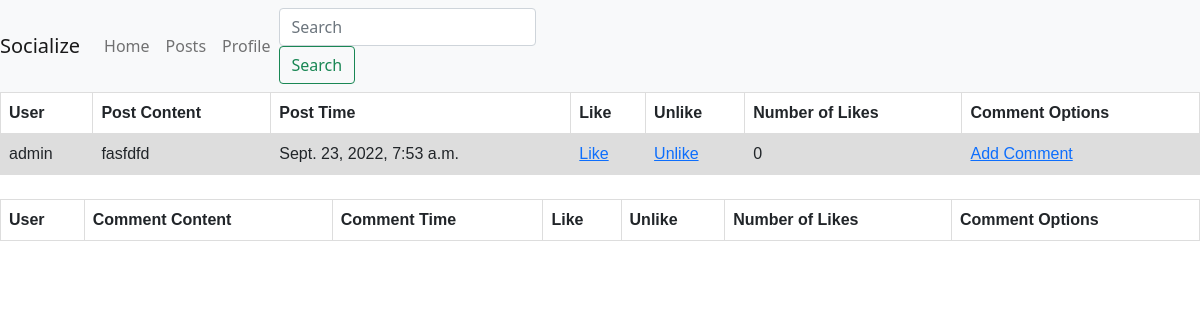
Page /commentpost/1 on the earlier database version.
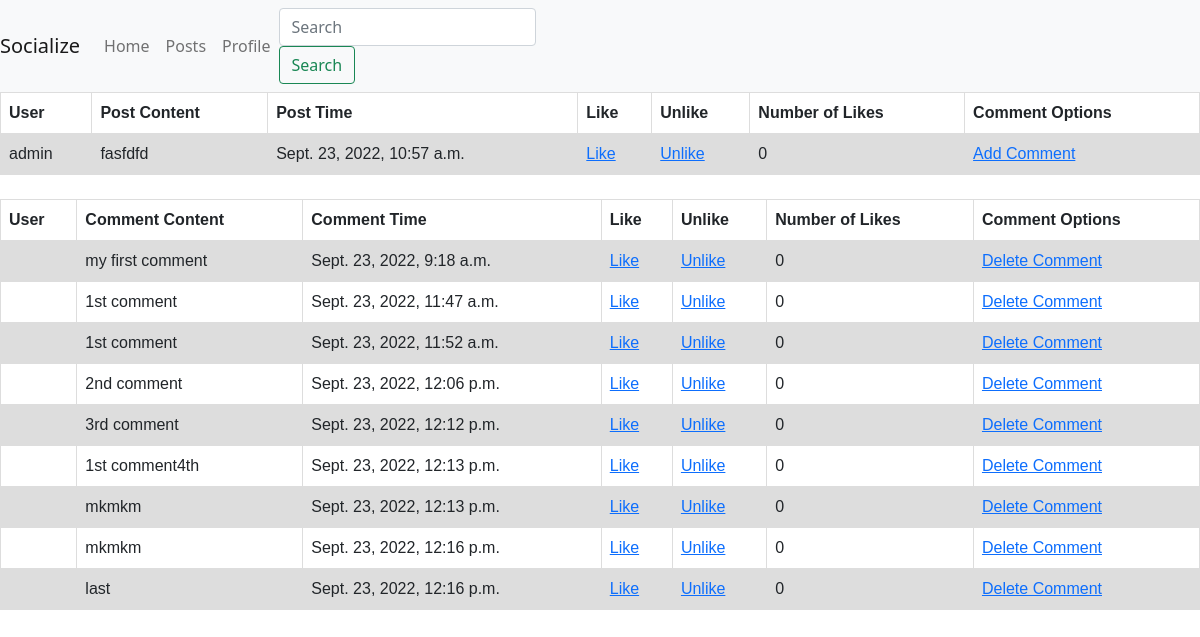
Same page on the later database version.
### socialize_app/models.py (models this page shows)
class Post(models.Model):
    user = models.ForeignKey(User, on_delete=models.CASCADE)
    postContent = models.TextField()
    noOfLikes = models.IntegerField(default=0)
    postTime = models.DateTimeField(verbose_name='Post Date', auto_now=True)

class User(AbstractUser):
    GENDER = (
        ('M', 'Male'),
        ('F', 'Female'),
        ('R', 'Rather not say'),
    )
    RELATIONSHIP_STATUS = (
        ('I', 'In Relationship'),
        ('N', 'No Relationship'),
    )
    phoneNumber = models.CharField(max_length=20)
    gender = models.CharField(max_length=1, choices=GENDER)
    relationshipStatus = models.CharField(max_length=1, choices=RELATIONSHIP_STATUS)
    address = models.TextField()
    workDesignation = models.CharField(max_length=50)
    friends = models.ManyToManyField(
        'self', through='Friendship', symmetrical=False,
        related_name='friend', blank=True
        )

class Comment(models.Model):
    post = models.ForeignKey(Post, on_delete=models.CASCADE)
    commentContent = models.TextField()
    commentTime = models.DateTimeField(verbose_name='Comment Date', auto_now=True)

### socialize_app/views.py (the view)
# urls.py: path('commentpost/<slug:pk>', views.commentPost, name='commentpost'),
def commentPost(request, pk):
    post = Post.objects.get(id = pk)
    comment = post.comment_set.all()
    context = {'post': post, 'comment': comment}
    return render(request, 'postthread.html', context)

### socialize_app/templates/postthread.html (shortened to what this page needs)
<!DOCTYPE html>
<html>
<head>
<link href="https://cdn.jsdelivr.net/npm/bootstrap@5.0.2/dist/css/bootstrap.min.css" rel="stylesheet">
</head>
<body>
  <nav class="navbar navbar-expand-lg navbar-light bg-light">
    <a class="navbar-brand" href="#">Socialize</a>
    <div class="collapse navbar-collapse" id="navbarSupportedContent">
      <ul class="navbar-nav mr-auto">
        <li class="nav-item active">
          <a class="nav-link" href="/home/">Home</a>
        </li>
        <li class="nav-item">
          <a class="nav-link" href="/showpost/">Posts</a>
        </li>
        <li class="nav-item">
          <a class="nav-link" href="/profile/">Profile</a>
        </li>
      </ul>
      <form class="form-inline my-2 my-lg-0">
        <input class="form-control mr-sm-2" type="search" placeholder="Search" aria-label="Search">
        <button class="btn btn-outline-success my-2 my-sm-0" type="submit">Search</button>
      </form>
    </div>
  </nav>
  <table>
    <tr>
      <th>User</th>
      <th>Post Content</th>
      <th>Post Time</th>
      <th>Like</th>
      <th>Unlike</th>
      <th>Number of Likes</th>
      <th>Comment Options</th>
    </tr>
    <tr>
        <td>{{post.user}}</td>
        <td>{{post.postContent}}</td>
        <td>{{post.postTime}}</td>
        <td><a href='{% url "likepost" post.id %}'>Like</a></td>
        <td><a href='{% url "unlike" post.id %}'>Unlike</a></td>
        <td>{{post.noOfLikes}}</td>
        <td><a href='{% url "showaddcomment" post.id %}'>Add Comment</a></td>
    </tr>
</table>
<br>
<table>
    <tr>
      <th>User</th>
      <th>Comment Content</th>
      <th>Comment Time</th>
      <th>Like</th>
      <th>Unlike</th>
      <th>Number of Likes</th>
      <th>Comment Options</th>
    </tr>
    {% for comment in comment %}
    <tr>
        <td>{{comment.user}}</td>
        <td>{{comment.commentContent}}</td>
        <td>{{comment.commentTime}}</td>
        <td><a href='{% url "likepost" post.id %}'>Like</a></td>
        <td><a href='{% url "unlike" post.id %}'>Unlike</a></td>
        <td>{{post.noOfLikes}}</td>
        <td><a href='{% url "deletecomment" post.id %}'>Delete Comment</a></td>
      </tr>
      {% endfor %}
    </table>
</body>
</html>

### socialize_app/templates/postthread.html (style rules this page uses)
table { font-family: arial, sans-serif; border-collapse: collapse; width: 100%; }
td, th { border: 1px solid #dddddd; text-align: left; padding: 8px; }
tr:nth-child(even) { background-color: #dddddd; }

Differences in the rows shown:
changed Post "fasfdfd": postTime "Sept. 23, 2022, 7:53 a.m." → "Sept. 23, 2022, 10:57 a.m."
added Comment: commentContent "my first comment", commentTime "Sept. 23, 2022, 9:18 a.m.", {{ post.noOfLikes }} "0"
added Comment: commentContent "1st comment", commentTime "Sept. 23, 2022, 11:47 a.m.", {{ post.noOfLikes }} "0"
added Comment: commentContent "1st comment", commentTime "Sept. 23, 2022, 11:52 a.m.", {{ post.noOfLikes }} "0"
added Comment: commentContent "2nd comment", commentTime "Sept. 23, 2022, 12:06 p.m.", {{ post.noOfLikes }} "0"
added Comment: commentContent "3rd comment", commentTime "Sept. 23, 2022, 12:12 p.m.", {{ post.noOfLikes }} "0"
added Comment: commentContent "1st comment4th", commentTime "Sept. 23, 2022, 12:13 p.m.", {{ post.noOfLikes }} "0"
added Comment: commentContent "mkmkm", commentTime "Sept. 23, 2022, 12:13 p.m.", {{ post.noOfLikes }} "0"
added Comment: commentContent "mkmkm", commentTime "Sept. 23, 2022, 12:16 p.m.", {{ post.noOfLikes }} "0"
added Comment: commentContent "last", commentTime "Sept. 23, 2022, 12:16 p.m.", {{ post.noOfLikes }} "0"
